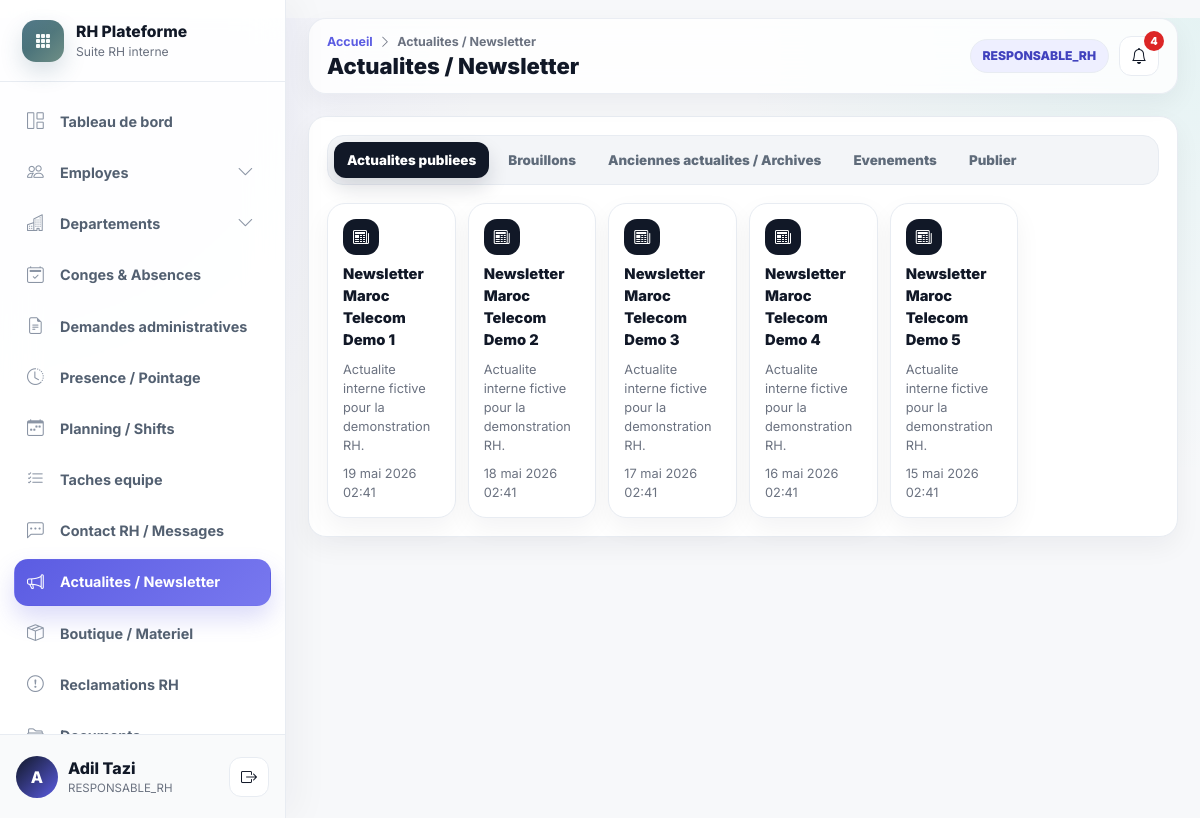
The app's page /actualites (signed in) with its own data.
### accounts/models.py (models this page shows, shortened)
class UtilisateurProfile(models.Model):
    user = models.OneToOneField(settings.AUTH_USER_MODEL, on_delete=models.CASCADE, related_name="profile")
    role = models.CharField(max_length=40, choices=Role.choices)
    actif = models.BooleanField(default=True)
    employe = models.OneToOneField(
        "hr.Employe",
        on_delete=models.SET_NULL,
        null=True,
        blank=True,
        related_name="utilisateur_profile",
    )
    class Meta:
        verbose_name = "Utilisateur"
        verbose_name_plural = "Utilisateurs"

### hr/models.py (models this page shows, shortened)
class Employe(models.Model):
    matricule = models.CharField(max_length=100, unique=True)
    nom = models.CharField(max_length=255)
    prenom = models.CharField(max_length=255)
    email = models.EmailField()
    telephone = models.CharField(max_length=80, blank=True)
    date_naissance = models.DateField(null=True, blank=True)
    date_embauche = models.DateField()
    adresse = models.TextField(blank=True)
    photo = models.ImageField(upload_to="uploads/photos/", null=True, blank=True)
    departement = models.ForeignKey(Departement, on_delete=models.SET_NULL, null=True, blank=True, related_name="employes")
    service = models.ForeignKey(Service, on_delete=models.SET_NULL, null=True, blank=True, related_name="employes")
    poste = models.ForeignKey(Poste, on_delete=models.SET_NULL, null=True, blank=True, related_name="employes")
    responsable = models.ForeignKey("self", on_delete=models.SET_NULL, null=True, blank=True, related_name="collaborateurs")
    localisation = models.CharField(max_length=255, blank=True, default="Casablanca")
    actif = models.BooleanField(default=True)
    created_at = models.DateTimeField(auto_now_add=True)
    updated_at = models.DateTimeField(auto_now=True)
    class Meta:
        ordering = ["nom", "prenom"]
    @property
    def nom_complet(self):
        return f"{self.prenom or ''} {self.nom or ''}".strip()

class Actualite(models.Model):
    AUDIENCES = [("tous", "Tous"), ("departement", "Departement"), ("role", "Role")]
    STATUTS = [("brouillon", "Brouillon"), ("publiee", "Publiee"), ("archivee", "Archivee")]
    titre = models.CharField(max_length=255)
    contenu = models.TextField()
    auteur = models.ForeignKey("accounts.UtilisateurProfile", on_delete=models.SET_NULL, null=True, blank=True)
    audience = models.CharField(max_length=30, choices=AUDIENCES, default="tous")
    departement = models.ForeignKey(Departement, on_delete=models.SET_NULL, null=True, blank=True)
    role_cible = models.CharField(max_length=40, blank=True)
    statut = models.CharField(max_length=30, choices=STATUTS, default="brouillon")
    date_publication = models.DateTimeField(null=True, blank=True)
    date_evenement = models.DateField(null=True, blank=True)
    image = models.ImageField(upload_to="uploads/actualites/", null=True, blank=True)

### hr/views.py (the view)
# urls.py: path("actualites", views.news_list, name="news_list"),
@login_required
def news_list(request):
    user_profile = profile(request)
    news = Actualite.objects.filter(statut="publiee")
    if user_profile.role in {Role.ADMIN, Role.RESPONSABLE_RH}:
        news = Actualite.objects.all()
    return render(request, "actualites/list.html", {"page_title": "Actualites / Newsletter", "actualites": news, "form": ActualiteForm() if user_profile.role in {Role.ADMIN, Role.RESPONSABLE_RH} else None})

### hr/models.py (called while the page is built)
    def __str__(self):
        return self.libelle

### hr/views.py (called while the page is built)
def profile(request):
    return getattr(request.user, "profile", None)

### templates/actualites/list.html (shortened to what this page needs)
{% extends "base.html" %}
{% block content %}
<div class="panel">
    <ul class="nav module-tabs">
        <li class="nav-item"><button class="nav-link active" data-bs-toggle="tab" data-bs-target="#news-publiees" type="button">Actualites publiees</button></li>
        {% if form %}<li class="nav-item"><button class="nav-link" data-bs-toggle="tab" data-bs-target="#news-brouillons" type="button">Brouillons</button></li>{% endif %}
        <li class="nav-item"><button class="nav-link" data-bs-toggle="tab" data-bs-target="#news-archives" type="button">Anciennes actualites / Archives</button></li>
        <li class="nav-item"><button class="nav-link" data-bs-toggle="tab" data-bs-target="#news-evenements" type="button">Evenements</button></li>
        {% if form %}<li class="nav-item"><button class="nav-link" data-bs-toggle="tab" data-bs-target="#news-creer" type="button">Publier</button></li>{% endif %}
    </ul>
    <div class="tab-content">
        <div class="tab-pane fade show active" id="news-publiees"><div class="feature-dock">{% for a in actualites %}{% if a.statut == "publiee" %}<article class="feature-card"><i class="bi bi-newspaper"></i><strong>{{ a.titre }}</strong><span>{{ a.contenu|truncatechars:120 }}</span><small>{{ a.date_publication|default:"-" }}</small></article>{% endif %}{% empty %}<div class="empty-state">Aucune actualite.</div>{% endfor %}</div></div>
    </div>
</div>
{% endblock %}

### templates/base.html (shortened to what this page needs)
{% load static message_tags %}
<!DOCTYPE html>
<html lang="fr">
<head>
    <link href="https://cdn.jsdelivr.net/npm/bootstrap@5.3.3/dist/css/bootstrap.min.css" rel="stylesheet">
    <link href="https://cdn.jsdelivr.net/npm/bootstrap-icons@1.11.3/font/bootstrap-icons.css" rel="stylesheet">
    <link rel="stylesheet" href="{% static 'css/main.css' %}?v=premium-rh-saas-1">
</head>
<body class="app-body">
<div class="app-shell">
    <aside id="sidebar" class="app-sidebar">
        <div class="sidebar-brand">
            <div class="brand-mark"><i class="bi bi-grid-3x3-gap-fill"></i></div>
            <div class="brand-copy">
                <div class="brand-title">RH Plateforme</div>
                <div class="brand-subtitle">Suite RH interne</div>
            </div>
        </div>
        <nav class="sidebar-nav" aria-label="Navigation principale">
            <a href="{% url 'dashboard' %}" class="sidebar-item nav-link" data-route="/dashboard"><i class="bi bi-grid-1x2"></i><span>Tableau de bord</span></a>
            <div class="sidebar-group" data-group-route="/employes">
                <button class="sidebar-item sidebar-parent nav-link {% if nav_module == 'employes' %}active{% endif %}" type="button" data-bs-toggle="collapse" data-bs-target="#menuEmployes" aria-expanded="{% if nav_module == 'employes' %}true{% else %}false{% endif %}">
                    <i class="bi bi-people"></i><span>Employes</span><i class="bi bi-chevron-down ms-auto"></i>
                </button>
            </div>
            {% if utilisateur_connecte.role == "ADMIN" or utilisateur_connecte.role == "RESPONSABLE_RH" %}
                <div class="sidebar-group" data-group-route="/departements">
                    <button class="sidebar-item sidebar-parent nav-link {% if nav_module == 'departements' %}active{% endif %}" type="button" data-bs-toggle="collapse" data-bs-target="#menuDepartements" aria-expanded="{% if nav_module == 'departements' %}true{% else %}false{% endif %}">
                        <i class="bi bi-buildings"></i><span>Departements</span><i class="bi bi-chevron-down ms-auto"></i>
                    </button>
                </div>
            {% endif %}
            <a href="{% url 'conges_list' %}" class="sidebar-item nav-link" data-route="/conges"><i class="bi bi-calendar2-check"></i><span>Conges & Absences</span></a>
            <a href="{% url 'demandes_list' %}" class="sidebar-item nav-link" data-route="/demandes"><i class="bi bi-file-earmark-text"></i><span>Demandes administratives</span></a>
            <a href="{% url 'attendance' %}" class="sidebar-item nav-link" data-route="/pointage"><i class="bi bi-clock-history"></i><span>Presence / Pointage</span></a>
            <a href="{% url 'planning' %}" class="sidebar-item nav-link" data-route="/planning"><i class="bi bi-calendar-week"></i><span>Planning / Shifts</span></a>
            <a href="{% url 'team_tasks' %}" class="sidebar-item nav-link" data-route="/taches"><i class="bi bi-list-check"></i><span>Taches equipe</span></a>
            <a href="{% url 'rh_messages' %}" class="sidebar-item nav-link" data-route="/messages-rh"><i class="bi bi-chat-left-dots"></i><span>Contact RH / Messages</span></a>
            <a href="{% url 'news_list' %}" class="sidebar-item nav-link" data-route="/actualites"><i class="bi bi-megaphone"></i><span>Actualites / Newsletter</span></a>
            <a href="{% url 'shop' %}" class="sidebar-item nav-link" data-route="/boutique"><i class="bi bi-box-seam"></i><span>Boutique / Materiel</span></a>
            <a href="{% url 'reclamations' %}" class="sidebar-item nav-link" data-route="/reclamations"><i class="bi bi-exclamation-circle"></i><span>Reclamations RH</span></a>
            <a href="{% url 'documents_list' %}" class="sidebar-item nav-link" data-route="/documents"><i class="bi bi-folder2-open"></i><span>Documents</span></a>
        </nav>
        <div class="sidebar-user">
            <div class="user-avatar"><span>{{ utilisateur_connecte.employe.prenom|first|default:"U" }}</span></div>
            <div class="user-meta">
                <div class="user-name">{{ utilisateur_connecte.employe.nom_complet|default:"Utilisateur" }}</div>
                <div class="user-role">{{ utilisateur_connecte.role|default:"Session" }}</div>
            </div>
            <form action="{% url 'logout' %}" method="post" class="ms-auto">
                <button type="submit" class="btn btn-rh-icon" title="Se deconnecter"><i class="bi bi-box-arrow-right"></i></button>
            </form>
        </div>
    </aside>
    <main id="main-content" class="app-main">
        <nav class="app-topbar">
            <div class="page-header">
                <div class="breadcrumb-line">
                    <a href="{% url 'dashboard' %}">Accueil</a>
                    <i class="bi bi-chevron-right"></i>
                    <span>{{ page_title|default:"Page" }}</span>
                </div>
                <h1 class="page-title">{{ page_title|default:"Page" }}</h1>
            </div>
            <div class="topbar-actions">
                <span class="role-pill">{{ utilisateur_connecte.role|default:"Utilisateur" }}</span>
                <a href="{% url 'notifications_list' %}" class="btn btn-rh-icon position-relative" title="Notifications">
                    <i class="bi bi-bell"></i>
                    {% if notifications_non_lues > 0 %}<span class="topbar-badge">{{ notifications_non_lues }}</span>{% endif %}
                </a>
            </div>
        </nav>
        <div class="app-content">
            {% block content %}{% endblock %}
        </div>
    </main>
</div>
</body>
</html>

### records on screen
UtilisateurProfile: employe.prenom|first "A", employe.nom_complet "Adil Tazi", role "RESPONSABLE_RH"
Actualite: titre "Newsletter Maroc Telecom Demo 1", contenu "Actualite interne fictive pour la demonstration RH.", date_publication "19 mai 2026 02:41"
Actualite: titre "Newsletter Maroc Telecom Demo 2", contenu "Actualite interne fictive pour la demonstration RH.", date_publication "18 mai 2026 02:41"
Actualite: titre "Newsletter Maroc Telecom Demo 3", contenu "Actualite interne fictive pour la demonstration RH.", date_publication "17 mai 2026 02:41"
Actualite: titre "Newsletter Maroc Telecom Demo 4", contenu "Actualite interne fictive pour la demonstration RH.", date_publication "16 mai 2026 02:41"
Actualite: titre "Newsletter Maroc Telecom Demo 5", contenu "Actualite interne fictive pour la demonstration RH.", date_publication "15 mai 2026 02:41"

### other values on screen
{{ page_title|default:"Page" }} "Actualites / Newsletter"
{{ notifications_non_lues }} "4"
